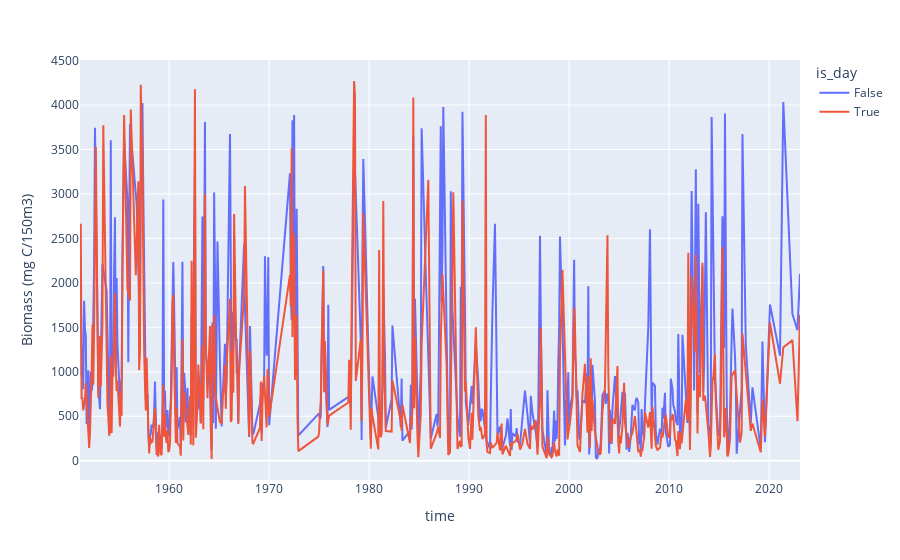

Source (notebook cell):
### Code cell
tmp = displacement_volum_to_biomass(test / 1000).reset_index()
tmp["zooplankton"] = tmp["zooplankton"] * 150
px.line(
    tmp,
    x="time",
    y="zooplankton",
    color="is_day",
).update_yaxes(title="Biomass (mg C/150m3)")

### Figure 1 — Plotly figure (JSON) as saved in the notebook; plotly's stock layout.template omitted (floating-point values rounded to 4 significant figures; data arrays with more than 128 entries replaced by an {"elided": "..."} marker saying what was removed)
{"data": [{"hovertemplate": "is_day=False<br>time=%{x}<br>zooplankton=%{y}<extra></extra>", "legendgroup": "False", "line": {"color": "#636efa", "dash": "solid"}, "marker": {"symbol": "circle"}, "mode": "lines", "name": "False", "orientation": "v", "showlegend": true, "type": "scatter", "x": {"elided": "458 str values"}, "xaxis": "x", "y": {"elided": "458 float values"}, "yaxis": "y"}, {"hovertemplate": "is_day=True<br>time=%{x}<br>zooplankton=%{y}<extra></extra>", "legendgroup": "True", "line": {"color": "#EF553B", "dash": "solid"}, "marker": {"symbol": "circle"}, "mode": "lines", "name": "True", "orientation": "v", "showlegend": true, "type": "scatter", "x": {"elided": "436 str values"}, "xaxis": "x", "y": {"elided": "436 float values"}, "yaxis": "y"}], "layout": {"legend": {"title": {"text": "is_day"}, "tracegroupgap": 0}, "margin": {"t": 60}, "xaxis": {"anchor": "y", "domain": [0, 1], "title": {"text": "time"}}, "yaxis": {"anchor": "x", "domain": [0, 1], "title": {"text": "Biomass (mg C/150m3)"}}}}
